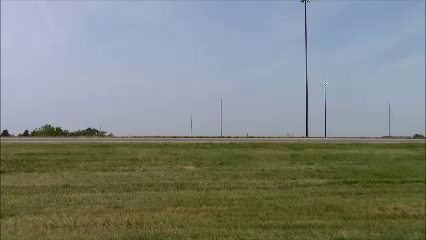
//> input picture frame 23 of videos/1.1.mp4, 426 x 240 px
$ ./HistogramModelBhataDistance   (built with g++ and OpenCV 4)
//> lines starting //> are read from the running program, lines starting //| are printed output that depends on the picture; after the words box and inside, x2 and y2 are one past the last pixel; in counts of white or black regions, pixels touching at a corner belong together
#include "opencv2/highgui/highgui.hpp"
#include "opencv2/imgproc/imgproc.hpp"
#include "opencv/cv.h";
#include "opencv/highgui.h"
#include <iostream>
#include <fstream>

using namespace std;
using namespace cv;

ofstream outFile;
ofstream outFile2;
ofstream outFile3;
ofstream outFile4;

double BHATATHRES = .15;
double BHATAMINTHRES = 0.04;

void AllocateImages(IplImage* I){

}
int ObjectDetected(){
	return 1;
}

namespace
{
	// windows and trackbars name
	const std::string windowName = "Hough Circle Detection";
	const std::string detectedVehicle = "Detected Vehicle";
	const std::string cannyThresholdTrackbarName = "Canny threshold";
	const std::string accumulatorThresholdTrackbarName = "Accumulator Threshold";
	const std::string inverseResolutionName = "Resolution";
	const std::string usage = "Usage : tutorial_HoughCircle_Demo <path_to_input_image>\n";

	// initial and max values of the parameters of interests.
	const int cannyThresholdInitialValue = 100;
	const int accumulatorThresholdInitialValue = 20;
	const int maxAccumulatorThreshold = 400;
	const int maxCannyThreshold = 255;
	const int inverseResolutionInitialValue = 1;
	const int maxInverseResolution = 4;
	//Mat to display the type of vehicle


	// [58 lines left out: function HoughDetection, not called in this run]
}
int main(int argc, char** argv)
{
	VideoCapture cap("videos/1.1.mp4");
	cvNamedWindow("Original Video", 0);
	cvResizeWindow("Original Video", 600, 400);

	Mat background, hsv_background;
	Mat nextframe, hsv_nextframe;
	cap >> background;//discarding first frame
//> background is the input picture: 240 rows x 426 cols, CV_8UC3; mean B, G, R 127.1, 133.5, 127.2
	cap >> background;
	cvtColor(background, hsv_background, COLOR_BGR2HSV);
//> hsv_background: 240 rows x 426 cols, CV_8UC3; mean H, S, V 73.9, 81.7, 146.7

	imshow("Original Video", hsv_background);
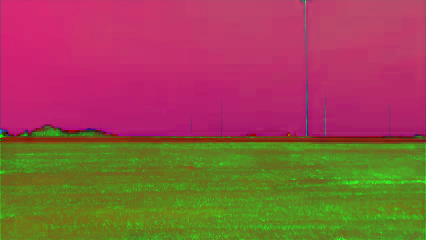
//> window 'Original Video': 240 rows x 426 cols, CV_8UC3; mean B, G, R 73.9, 81.7, 146.7
	cvMoveWindow("Original Video", 0, 0);

	/// Using 50 bins for hue and 60 for saturation
	int h_bins = 50; int s_bins = 60;
	int histSize[] = { h_bins, s_bins };

	// hue varies from 0 to 179, saturation from 0 to 255
	float h_ranges[] = { 0, 180 };
	float s_ranges[] = { 0, 256 };

	const float* ranges[] = { h_ranges, s_ranges };

	// Use the o-th and 1-st channels
	int channels[] = { 0, 1 };

	outFile.open("data/2.1.txt");
	outFile2.open("data/2.2.txt");
	outFile3.open("data/2.3.txt");
	outFile4.open("data/2.4.txt");

	/// Histograms
	MatND hist_background;
	MatND hist_nextframe;
	//first frame
	calcHist(&hsv_background, 1, channels, Mat(), hist_background, 2, histSize, ranges, true, false);
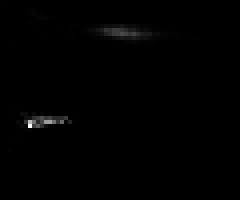
//> hist_background: 50 rows x 60 cols, CV_32FC1 (shown 4 times larger); min 0, max 6563, mean 34.1; drawn with min black and max white
	normalize(hist_background, hist_background, 0, 1, NORM_MINMAX, -1, Mat());
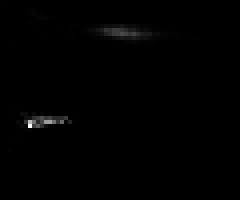
//> hist_background: 50 rows x 60 cols, CV_32FC1 (shown 4 times larger); 19.93% of pixels changed, all inside (x1, y1, x2, y2) = (0, 0, 60, 50)

	//second frame
	cap >> nextframe;
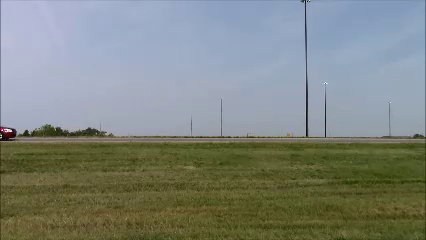
//> input picture frame 25 of videos/1.1.mp4, 426 x 240 px
//> nextframe is the input picture: 240 rows x 426 cols, CV_8UC3; mean B, G, R 126.9, 133.3, 127.1
	cvtColor(nextframe, hsv_nextframe, COLOR_BGR2HSV);
//> hsv_nextframe: 240 rows x 426 cols, CV_8UC3; mean H, S, V 74, 81.8, 146.6
	calcHist(&hsv_nextframe, 1, channels, Mat(), hist_nextframe, 2, histSize, ranges, true, false);
	normalize(hist_nextframe, hist_nextframe, 0, 1, NORM_MINMAX, -1, Mat());

	int compare_method = 3;
	double initChange = compareHist(hist_background, hist_nextframe, compare_method);
//> initChange = 0.0442
	cout << "Init change is " << initChange << endl;
//| Init change is 0.0441555
	double prevChange = 0.0;
	bool buffer = false;
	double meanChange = 0.0;
	int changedFrames = 0;
	int pause = 0;
	int prev = 0;
	while (1){
		cap >> nextframe;
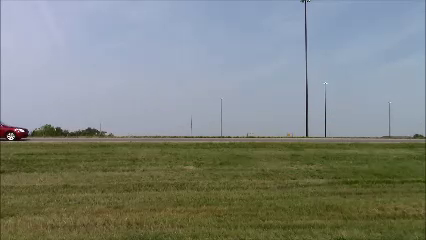
//> input picture frame 26 of videos/1.1.mp4, 426 x 240 px
//> nextframe is the input picture: 240 rows x 426 cols, CV_8UC3; mean B, G, R 126.8, 133.2, 127.1
		if (nextframe.empty()) break;
		cvtColor(nextframe, hsv_nextframe, COLOR_BGR2HSV);
//> hsv_nextframe: 240 rows x 426 cols, CV_8UC3; mean H, S, V 74.1, 82, 146.6
		calcHist(&hsv_nextframe, 1, channels, Mat(), hist_nextframe, 2, histSize, ranges, true, false);
		normalize(hist_nextframe, hist_nextframe, 0, 1, NORM_MINMAX, -1, Mat());
		imshow("Original Video", nextframe);
		cvMoveWindow("Original Video", 0, 0);
		double change = compareHist(hist_background, hist_nextframe, compare_method);
//> change = 0.0594
		cout << "abs(change - initChange) ->>> " << abs(change - initChange) << endl;
//| abs(change - initChange) ->>> 0.0152566
		if (abs(change - initChange)<BHATAMINTHRES){
			buffer = false;
			changedFrames = 1;
			meanChange = 0.0;
		}
		if (change > BHATATHRES && buffer == false){
			changedFrames++;
			meanChange += change;
			cout << "Mean is: " << meanChange / changedFrames << endl;
			cout << "****************************" << endl;
			cout << "Change Detected" << endl;
			if (prevChange > change && prev == 0){
				cout << "Sub Best Frame Detected" << endl;
				buffer = true;
				prev++;
				cvWaitKey(0);
			}
			// [9 lines of commented-out code are left out]
		}
		printf("Change is [%f] ", change);
//| Change is [0.059412]
		printf("Prev Change [%f] ", prevChange);
		printf("prev [%d] ", prev);
		printf("%%%%%%%%%%%%%%%%%%%%%%%%%%%%%%%%%%%%%%%%%%%%%%%%%%%%%%%%%%%%%%%%%%%%%%%%%%%%%%%%%%%%%%%%%%%%%%%%%%%%\n");
		prevChange = change;
//> prevChange = 0.0594
		pause = cvWaitKey(10);
//> the Esc key is pressed
		if (pause == 32){
			pause = cvWaitKey(0);
		}
	}
	outFile.close();
	outFile2.close();
	outFile3.close();
	outFile4.close();
	int a = cvWaitKey(0);
	return 0;
}

$ run again, starting later in the video
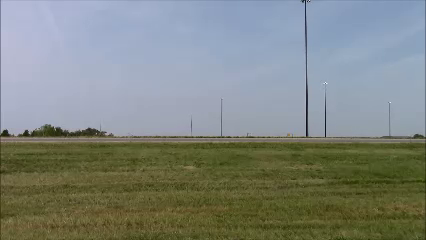
//> input picture frame 105 of videos/1.1.mp4, 426 x 240 px
//> background is the input picture: 240 rows x 426 cols, CV_8UC3; mean B, G, R 127.1, 133.4, 127.1
//> hsv_background: 240 rows x 426 cols, CV_8UC3; mean H, S, V 74, 81.2, 146.6
//> `imshow("Original Video", hsv_background);`:
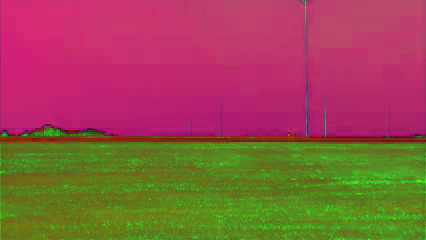
//> window 'Original Video': 240 rows x 426 cols, CV_8UC3; mean B, G, R 74, 81.2, 146.6
//> initChange = 0.0222
//| Init change is 0.0221913
//> change = 0.027
//| abs(change - initChange) ->>> 0.00480442
//| Change is [0.026996]

$ run again, starting later in the video
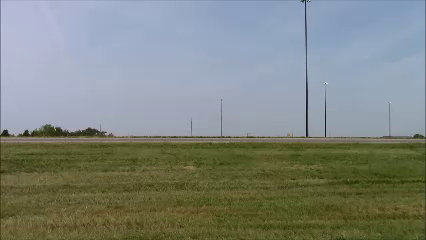
//> input picture frame 187 of videos/1.1.mp4, 426 x 240 px
//> background is the input picture: 240 rows x 426 cols, CV_8UC3; mean B, G, R 127.2, 133.5, 127.2
//> hsv_background: 240 rows x 426 cols, CV_8UC3; mean H, S, V 74, 81.4, 146.7
//> `imshow("Original Video", hsv_background);`:
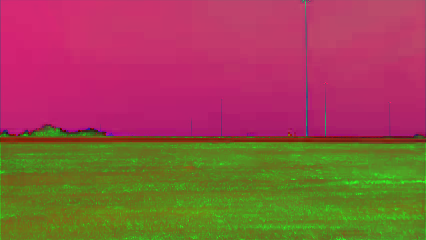
//> window 'Original Video': 240 rows x 426 cols, CV_8UC3; mean B, G, R 74, 81.4, 146.7
//> initChange = 0.0322
//| Init change is 0.0321737
//> change = 0.0332
//| abs(change - initChange) ->>> 0.0010709
//| Change is [0.033245]
